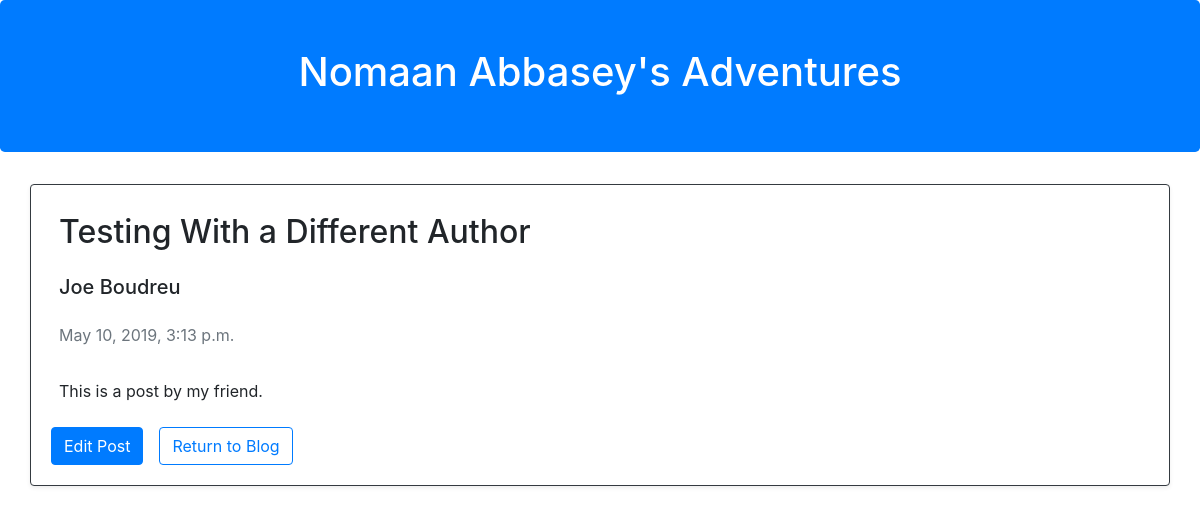
The page /blog/9/ on the database its author committed.
### blog/models.py (models this page shows, shortened)
class Post(models.Model):
    author = models.ForeignKey(Author, on_delete=models.CASCADE)
    title = models.CharField(max_length=100)
    description = models.CharField(max_length=1600)
    pub_date = models.DateTimeField('Date Published')

class Author(models.Model):
    name = models.CharField(max_length=200)
    bio = models.CharField(max_length=400)
    def __str__(self):
        return self.name

### blog/views.py (the view)
# urls.py: path('<int:post_id>/', views.detail, name='detail'),
def detail(request, post_id):
    post = get_object_or_404(Post, pk=post_id)
    return render(request, 'blog/detail.html', {'post': post})

### templates/blog/detail.html (shortened to what this page needs)
{% load static from staticfiles %}
<!DOCTYPE html>
<html lang="en">
<head>
        <link rel="stylesheet" href="https://stackpath.bootstrapcdn.com/bootstrap/4.3.1/css/bootstrap.min.css">
</head>
<body >
<div class="jumbotron text-white bg-primary p-md-5" >
    <h1 class="text-center">Nomaan Abbasey's Adventures</h1>
</div>
<div class="container card mb-4 shadow-sm card-body border-dark">
<h2 class="p-2">{{ post.title }}</h2>
<h5 class="p-2" >{{ post.author }}</h5>
<p class="p-2 text-muted">{{ post.pub_date }}</p>
<p class="p-2">
    {{ post.description }}
</p>
              <div class="d-flex flex-row">
                 <a href="{% url 'blog:edit' post.id%}" class="btn btn-primary mr-3">Edit Post</a>
<a href="{% url 'blog:index' %}" class="btn btn default btn-outline-primary mr-3">Return to Blog</a>
              </div>
</div>
</body>
</html>

### rows shown on the page
Post: title "Testing With a Different Author", author "Joe Boudreu", pub_date "May 10, 2019, 3:13 p.m.", description "This is a post by my friend."
